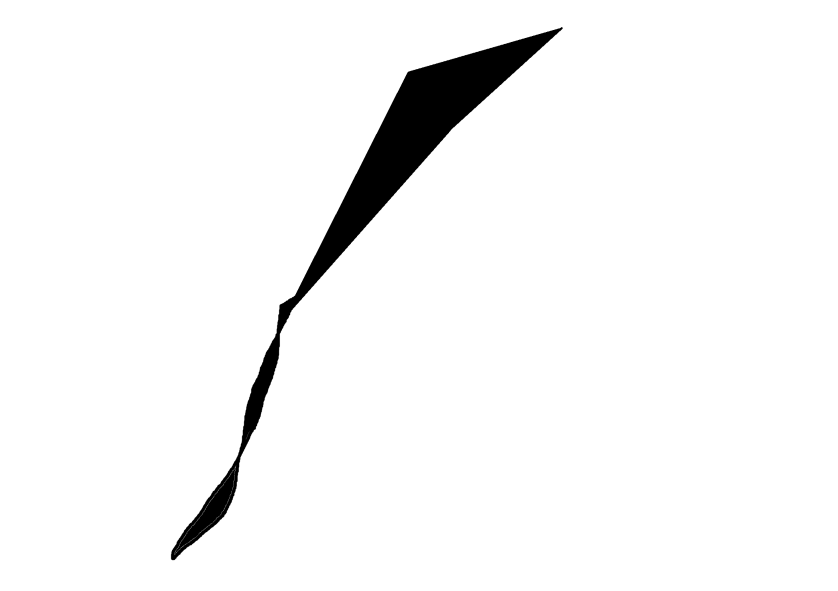
#> input picture data/test1.png, 1675 x 1182 px (shown at 1/2 size)
$ python main.py
#> lines starting #> are read from the running program, lines starting #| are printed output that depends on the picture; after the words box and inside, x2 and y2 are one past the last pixel; in counts of white or black regions, pixels touching at a corner belong together
### src/contourDetection.py
import cv2

def contour_detection(img):
    img = cv2.cvtColor(img, cv2.COLOR_BGR2GRAY)
    _, thresh = cv2.threshold(img, 127, 255, cv2.THRESH_BINARY_INV)
    contours, _ = cv2.findContours(
        thresh,
        cv2.RETR_EXTERNAL,
        cv2.CHAIN_APPROX_NONE
    )
    contour = max(contours, key=cv2.contourArea)
    epsilon = 2.0
    approx = cv2.approxPolyDP(contour, epsilon, True)
    points = approx.reshape(-1, 2)
    return points

### src/cropping.py
from src.contourDetection import contour_detection
import cv2
from src.geometry import Point

def crop(img, offset = 5, points = None):
    if points is None: points = contour_detection(img)

    x0, y0 = points[0]

    p1 = Point(x0, y0)  # left
    p2 = Point(x0, y0)  # top
    p3 = Point(x0, y0)  # right
    p4 = Point(x0, y0)  # bottom
    for point in points:
        x, y = point
        if x < p1.x: p1 = Point(x, y)
        if y < p2.y: p2 = Point(x, y)
        if x > p3.x: p3 = Point(x, y)
        if y > p4.y: p4 = Point(x, y)

    p_low = Point(p1.x, p4.y)
    p_high = Point(p3.x, p2.y)

    cropped = img[p_high.y:p_low.y, p_low.x:p_high.x]

    cropped = cv2.copyMakeBorder(
        cropped,
        top=offset,
        bottom=offset,
        left=offset,
        right=offset,
        borderType=cv2.BORDER_CONSTANT,
        value=(255, 255, 255)
    )

    return cropped

# [6 lines that do not run on import are left out]

### src/resizing.py
import cv2

def resize(img, resolution = 128):
    h,w = img.shape[:2]
    max_side = max(h, w)
    scale_coef = max_side / resolution

    new_w = int(w // scale_coef)
    new_h = int(h // scale_coef)
    resized = cv2.resize(img, (new_w, new_h))

    fill_w = (resolution - new_w) // 2
    fill_h = (resolution - new_h) // 2

    resized = cv2.copyMakeBorder(resized, top=fill_h, bottom=fill_h, left=fill_w, right=fill_w,
                                 borderType=cv2.BORDER_CONSTANT, value=(255, 255, 255))
    resized = cv2.resize(resized, (resolution, resolution))
    return resized

### main.py
import cv2, numpy as np
from src.contourDetection import contour_detection
from src.cropping import crop
from src.resizing import resize

from skimage.measure import marching_cubes
import trimesh

file_paths = ['data/test1.png', 'data/test2.png', 'data/test3.png']

imgs = []
for path in file_paths:
    img = cv2.imread(path)
#> img is the input picture: shape (1182, 1675, 3); min 0, max 255, mean 245.6
    if img is not None:
        imgs.append(img)
        print(f"Image {path} added")

contours = []
for img in imgs:
    contour = contour_detection(img)
    if not contour.size == 0: contours.append(contour)
    else : print(f'Empty contour from {img.path}')
#> this loop made 3 passes
#> pass 1, in contour_detection, `_, thresh = cv2.threshold(img, 127, 255, cv2.THRESH_BINARY_INV)`:
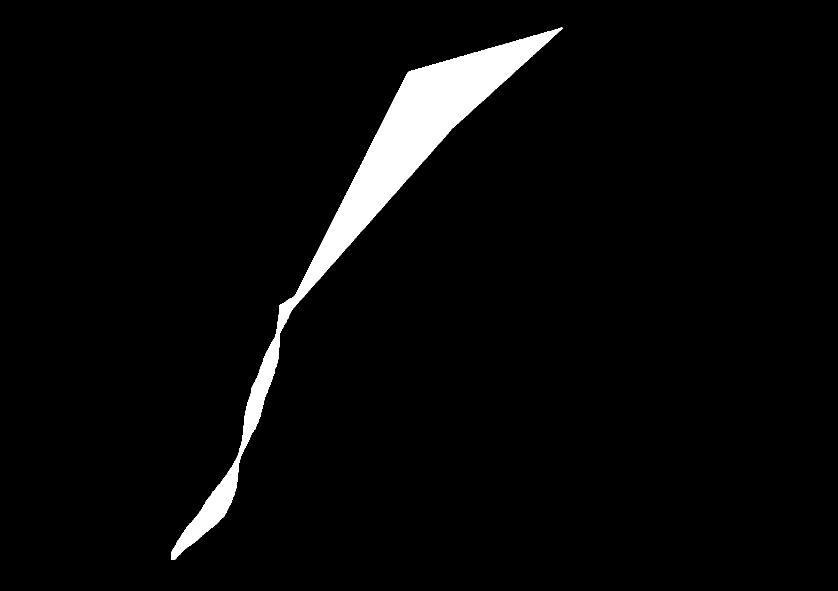
#> thresh: shape (1182, 1675) (shown at 1/2 size); 3.7% white; 1 white region, box (x1, y1, x2, y2) and area: (342, 54, 1125, 1120) 73037
#> pass 2, in contour_detection (call 2), `img = cv2.cvtColor(img, cv2.COLOR_BGR2GRAY)`:
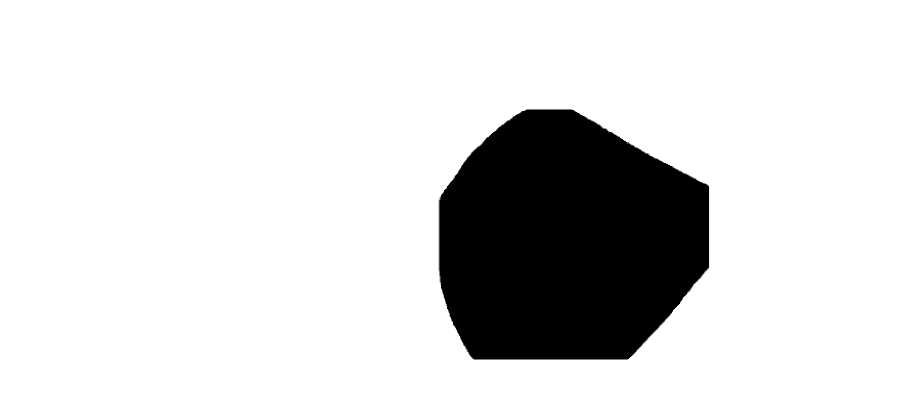
#> img: shape (817, 1793) (shown at 1/2 size); min 0, max 255, mean 217.3
#> pass 2, in contour_detection (call 2), `_, thresh = cv2.threshold(img, 127, 255, cv2.THRESH_BINARY_INV)`:
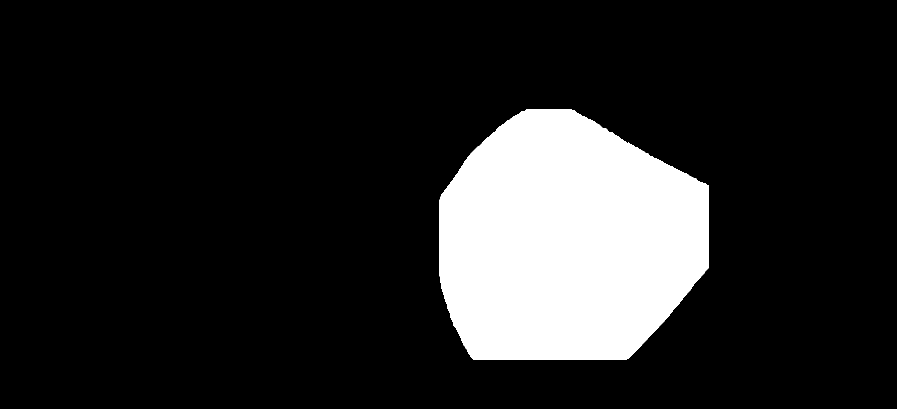
#> thresh: shape (817, 1793) (shown at 1/2 size); 14.8% white; 1 white region, box (x1, y1, x2, y2) and area: (879, 218, 1418, 720) 216796
#> after the loop, contours = 3 items

cropped=[]
for i, img in enumerate(imgs):
    contour = contours[i]
    cropped_img = crop(img, points = contour)
    cropped.append(cropped_img)
#> this loop made 3 passes
#> (x0 in crop, y0 in crop) on passes 1 to 3: (1123, 54), (1043, 222), (1095, 748)
#> pass 1, in crop, `cropped = img[p_high.y:p_low.y, p_low.x:p_high.x]`:
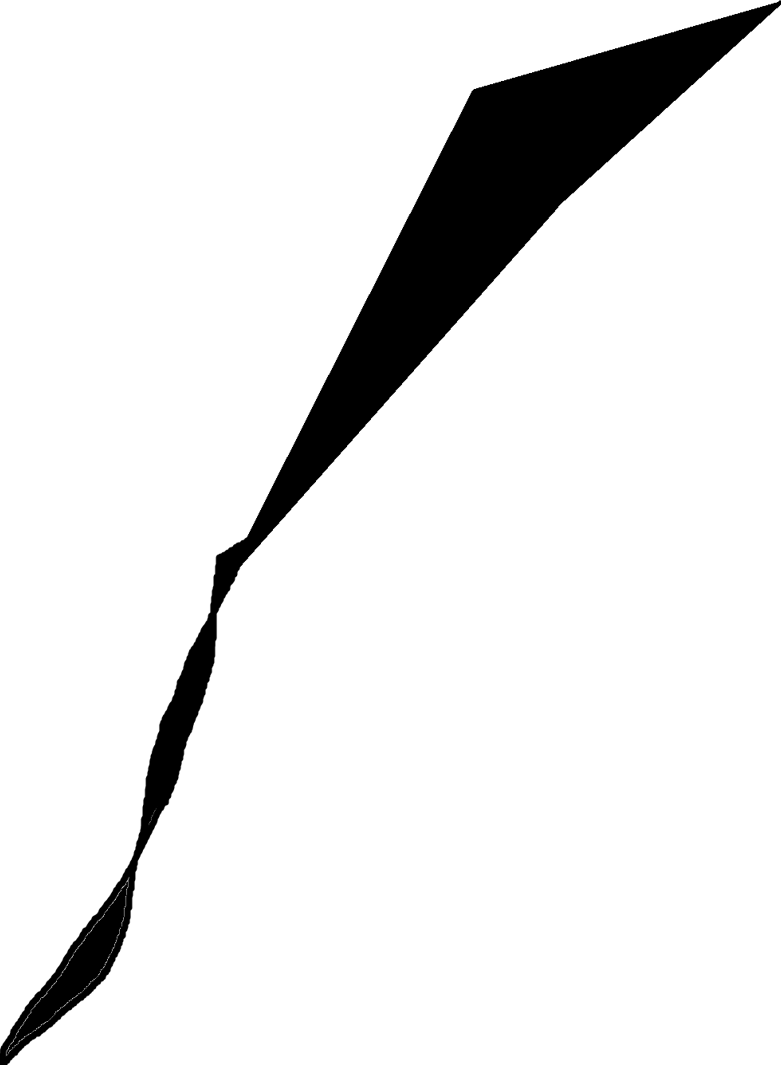
#> cropped: shape (1065, 781, 3); min 0, max 255, mean 232.7
#> pass 2, in crop (call 2), `cropped = img[p_high.y:p_low.y, p_low.x:p_high.x]`:
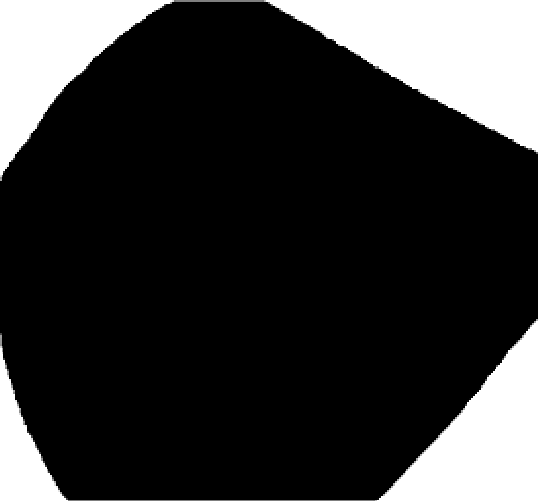
#> cropped: shape (501, 538, 3); min 0, max 255, mean 50.5
#> pass 2, in crop (call 2), `cropped = cv2.copyMakeBorder( cropped, top=offset, bottom=offset, left..`:
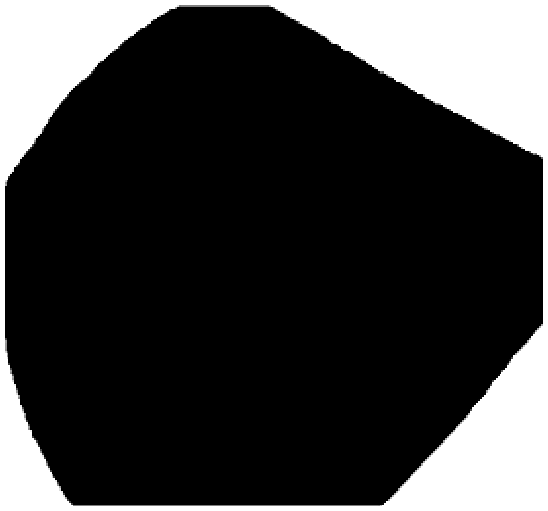
#> cropped: shape (511, 548, 3); min 0, max 255, mean 58.2
#> after the loop, cropped = 3 items

voxel_resolution = 128

resized=[]
for i, cropped_img in enumerate(cropped):
    resized_img = resize(cropped_img, voxel_resolution)
    resized_img = cv2.cvtColor(resized_img, cv2.COLOR_BGR2GRAY)
    resized.append(resized_img)
#> this loop made 3 passes
#> pass 1, in resize, `resized = cv2.copyMakeBorder(resized, top=fill_h, bottom=fill_h, left=..`:
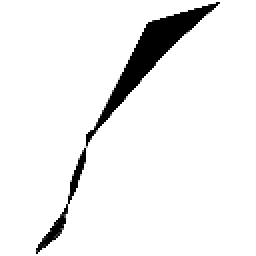
#> resized: shape (128, 128, 3) (shown 2 times larger); min 0, max 255, mean 239.1
#> after the loop, resized = 3 items

voxels = np.zeros((voxel_resolution, voxel_resolution, voxel_resolution), dtype=bool)

for x in range(voxel_resolution):
    for y in range(voxel_resolution):
        for z in range(voxel_resolution):
            if (
                resized[0][y, x] == 0 and #front
                resized[1][y, z] == 0 and #side
                resized[2][z, x] == 0 #top
            ):
                voxels[x, y, z] = 1

#voxels to mesh?

verts, faces, normals, values = marching_cubes(
    voxels.astype(np.float32),
    level=0.5
)

#> (the run stopped early here; a loop or call above may not have finished)
